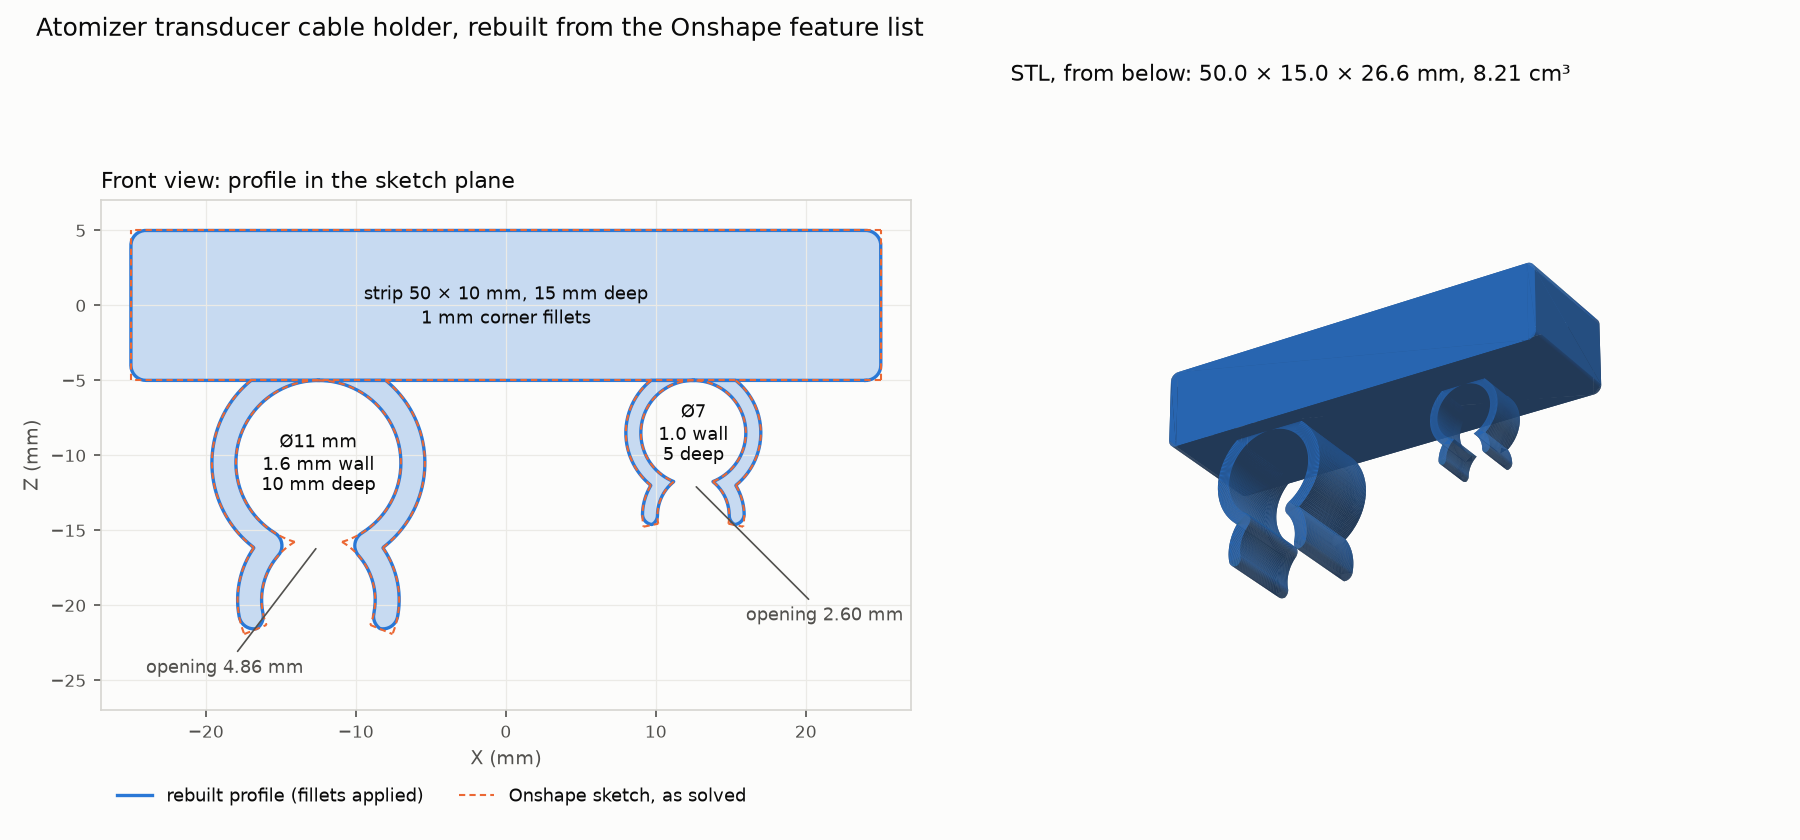

Recreate this plot in Python.
#!/usr/bin/env python3
"""Draw the rebuilt profile over Onshape's sketch, and a shaded view of the STL, to render.png."""
from __future__ import annotations

import json

import matplotlib

matplotlib.use("Agg")
import matplotlib.pyplot as plt
import numpy as np
import trimesh
from mpl_toolkits.mplot3d.art3d import Poly3DCollection

import rebuild_from_features as R

SURFACE, INK, INK2 = "#fcfcfb", "#0b0b0b", "#52514e"
PART, SKETCH = "#2a78d6", "#eb6834"


def profile_faces():
    doc = json.loads(R.FEATURES.read_text())
    feats = {f["name"]: f for f in doc["features"]}
    curves = R.sketch_curves(feats["Sketch 1"])
    corners = {}
    for name, pairs in R.FILLETS.items():
        for a, b in pairs:
            v = next(p for p in (curves[a].p0, curves[a].p1) if R.close(p, curves[b].p0) or R.close(p, curves[b].p1))
            corners[v] = R.param(feats[name], "radius")
    faces = [R.face(R.fillet(R.loop(curves, names), corners)) for regions in R.REGIONS.values() for names in regions]
    return curves, faces


def main():
    curves, faces = profile_faces()
    summary = json.loads((R.HERE / "rebuild_summary.json").read_text())
    fig = plt.figure(figsize=(12, 5.6), facecolor=SURFACE)

    ax = fig.add_subplot(1, 2, 1, facecolor=SURFACE)
    for f in faces:
        pts = np.array([(v.x, v.z) for v in f.outerWire().positions(np.linspace(0, 1, 600))])
        ax.fill(pts[:, 0], pts[:, 1], color=PART, alpha=0.25, lw=0)
        ax.plot(pts[:, 0], pts[:, 1], color=PART, lw=1.6)
    for c in curves.values():
        pts = np.array(c.samples(48) + [c.p1])
        ax.plot(pts[:, 0], pts[:, 1], color=SKETCH, lw=1.0, ls=(0, (3, 2)))
    ax.plot([], [], color=PART, lw=1.6, label="rebuilt profile (fillets applied)")
    ax.plot([], [], color=SKETCH, lw=1.0, ls=(0, (3, 2)), label="Onshape sketch, as solved")
    op = summary["clip_opening_mm"]
    notes = [
        (0, 0, "strip 50 × 10 mm, 15 mm deep\n1 mm corner fillets", "center"),
        (-12.5, -10.5, "Ø11 mm\n1.6 mm wall\n10 mm deep", "center"),
        (12.5, -8.5, "Ø7\n1.0 wall\n5 deep", "center"),
    ]
    for x, y, text, ha in notes:
        ax.text(x, y, text, ha=ha, va="center", fontsize=8.5, color=INK, linespacing=1.25)
    ax.annotate(f"opening {op['11 mm clip']:.2f} mm", xy=(-12.5, -16.0), xytext=(-24, -24.5),
                fontsize=8.5, color=INK2, arrowprops=dict(arrowstyle="-", color=INK2, lw=0.8))
    ax.annotate(f"opening {op['7 mm clip']:.2f} mm", xy=(12.5, -11.9), xytext=(16, -21),
                fontsize=8.5, color=INK2, arrowprops=dict(arrowstyle="-", color=INK2, lw=0.8))
    ax.set_aspect("equal")
    ax.set_xlim(-27, 27)
    ax.set_ylim(-27, 7)
    ax.set_xlabel("X (mm)", color=INK2, fontsize=9)
    ax.set_ylabel("Z (mm)", color=INK2, fontsize=9)
    ax.tick_params(colors=INK2, labelsize=8)
    for s in ax.spines.values():
        s.set_color("#d6d5d0")
    ax.grid(color="#ebeae6", lw=0.6)
    ax.legend(loc="upper left", bbox_to_anchor=(0, -0.12), ncol=2, frameon=False, fontsize=8.5, labelcolor=INK)
    ax.set_title("Front view: profile in the sketch plane", color=INK, fontsize=10.5, loc="left")

    mesh = trimesh.load(R.OUT.with_suffix(".stl"))
    ax3 = fig.add_subplot(1, 2, 2, projection="3d", facecolor=SURFACE)
    tris = mesh.vertices[mesh.faces]
    light = np.array([0.35, -0.75, 0.55])
    shade = 0.30 + 0.65 * np.clip(mesh.face_normals @ (light / np.linalg.norm(light)), 0, 1)
    base = np.array(matplotlib.colors.to_rgb(PART))
    colors = np.clip(base[None, :] * shade[:, None] + (1 - shade[:, None]) * 0.12, 0, 1)
    ax3.add_collection3d(Poly3DCollection(tris, facecolors=colors, edgecolors="none", linewidths=0))
    lo, hi = mesh.bounds
    mid, half = (lo + hi) / 2, (hi - lo).max() / 2
    ax3.set_xlim(mid[0] - half, mid[0] + half)
    ax3.set_ylim(mid[1] - half, mid[1] + half)
    ax3.set_zlim(mid[2] - half, mid[2] + half)
    ax3.set_box_aspect((1, 1, 1))
    ax3.view_init(elev=-28, azim=-58)
    ax3.set_axis_off()
    bb = summary["bbox_mm"]
    size = " × ".join(f"{hi - lo:.1f}" for lo, hi in bb.values())
    ax3.set_title(f"STL, from below: {size} mm, {summary['volume_mm3'] / 1000:.2f} cm³",
                  color=INK, fontsize=10.5, loc="left")

    fig.suptitle("Atomizer transducer cable holder, rebuilt from the Onshape feature list",
                 color=INK, fontsize=12, x=0.02, ha="left")
    fig.tight_layout()
    fig.savefig(R.HERE / "render.png", dpi=150, facecolor=SURFACE)


if __name__ == "__main__":
    main()
